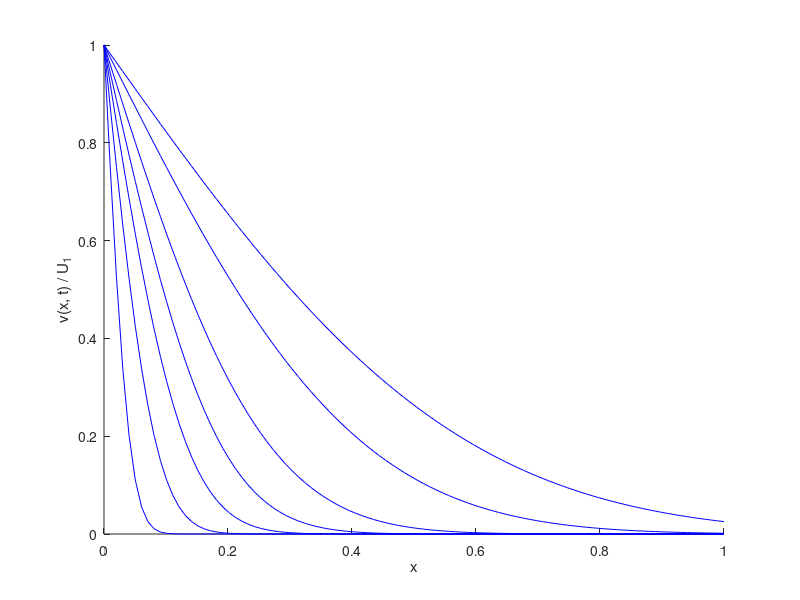

Reproduce this figure in MATLAB. (Note: this script raises an error after producing the figure.)
clear all; close all;

% Valeur de la viscosite cinematique :
nu = 1e-3;

% Discretisation de l'espace avec 100 points entre 0 et 2 :
x = linspace(0, 1, 100);

% Definition des instants auxquels on souhaite tracer le profil :
t = [0.5 2 5 10 20 50 100];

% Trace le profil pour les differents instants :
figure
hold on
for n=1:length(t)
  plot(x, erfc(x/sqrt(4*nu*t(n))), 'b');
end
xlabel('x'); ylabel('v(x, t) / U_1');

% Trace la fleche du temps :
arrowline([0.05,0.5],[0.05,0.5], 'color', 'k');
text(0.5, 0.55, 'temps t :', 'Color', 'k');

% On affiche les instants sur la figure :
text(0.65, 0.55, num2str(t'), 'color', 'k');
line([0.63 0.63], [0.4, 0.7], 'color', 'k');

% On sauvegarde la figure sur le disque :
print(gcf, 'profils.pdf', '-dpdf');  % format PDF
print(gcf, 'profils.eps', '-deps');  % format Postscript encapsule
print(gcf, 'profils.jpg', '-djpeg'); % format JPEG


